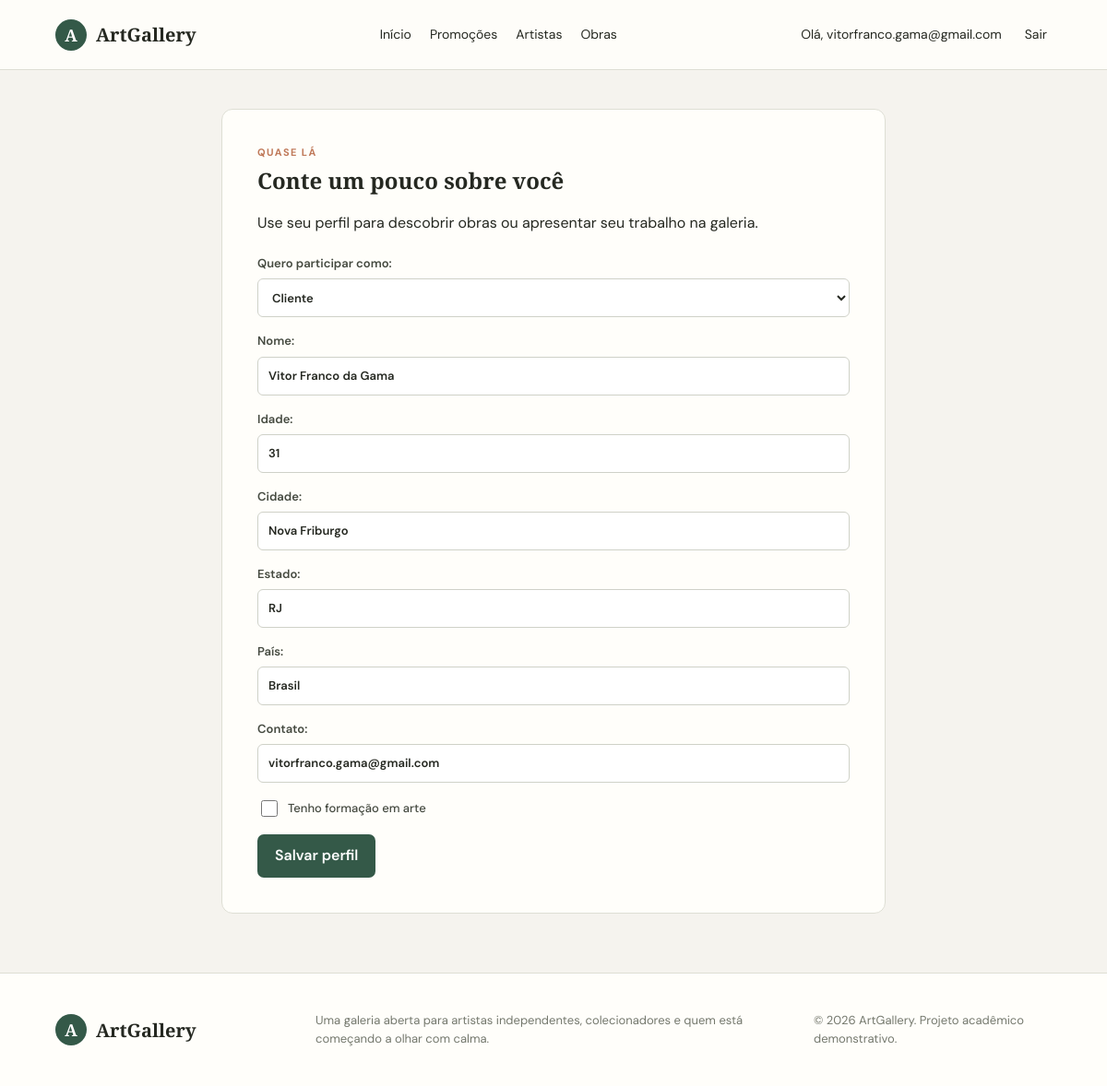
Page /perfil/configurar/ (signed in) on the committed database.
### core/models.py (models this page shows, shortened)
class Profile(models.Model):
    class Role(models.TextChoices):
        CLIENT = "client", "Cliente"
        ARTIST = "artist", "Artista"
    user = models.OneToOneField(
        User, on_delete=models.CASCADE, related_name="profile"
    )
    role = models.CharField(max_length=10, choices=Role.choices)
    name = models.CharField(max_length=120)
    age = models.PositiveSmallIntegerField(
        validators=[MinValueValidator(1), MaxValueValidator(120)]
    )
    city = models.CharField(max_length=100)
    state = models.CharField(max_length=80)
    country = models.CharField(max_length=80, default="Brasil")
    contact = models.CharField(max_length=120)
    education = models.BooleanField(default=False)
    education_place = models.CharField(max_length=160, blank=True)
    styles = models.CharField(max_length=300, blank=True)
    created_at = models.DateTimeField(auto_now_add=True)
    class Meta:
        ordering = ("name",)

### core/views.py (the view)
# urls.py: path("perfil/configurar/", views.profile_setup, name="profile_setup"),
@login_required
def profile_setup(request):
    try:
        profile = request.user.profile
    except Profile.DoesNotExist:
        profile = None
    form = ProfileForm(request.POST or None, instance=profile)
    if request.method == "POST" and form.is_valid():
        profile = form.save(commit=False)
        profile.user = request.user
        profile.save()
        messages.success(request, "Seu perfil foi salvo.")
        return redirect("dashboard")
    return render(request, "core/profile_form.html", {"form": form})

### core/forms.py (shortened to what this page needs)
class ProfileForm(forms.ModelForm):
    class Meta:
        model = Profile
        fields = (
            "role",
            "name",
            "age",
            "city",
            "state",
            "country",
            "contact",
            "education",
            "education_place",
            "styles",
        )
        labels = {
            "role": "Quero participar como",
            "name": "Nome",
            "age": "Idade",
            "city": "Cidade",
            "state": "Estado",
            "country": "País",
            "contact": "Contato",
            "education": "Tenho formação em arte",
            "education_place": "Instituição de ensino",
            "styles": "Estilos e técnicas (separados por vírgula)",
        }
        widgets = {
            "role": forms.Select(),
            "age": forms.NumberInput(attrs={"min": 1, "max": 120}),
            "education": forms.CheckboxInput(),
            "styles": forms.TextInput(
                attrs={"placeholder": "Abstrato, Acrílica, Aquarela"}
            ),
        }

### core/templates/core/profile_form.html (shortened to what this page needs)
{% extends "core/base.html" %}
{% block content %}
<section class="narrow-page form-panel">
  <p class="eyebrow">Quase lá</p>
  <h1>Conte um pouco sobre você</h1>
  <p>Use seu perfil para descobrir obras ou apresentar seu trabalho na galeria.</p>
  <form method="post" class="form-grid" id="profile-form">
    {% for field in form %}
    <div class="field{% if field.name == 'education_place' or field.name == 'styles' %} artist-only{% endif %}">
      {% if field.field.widget.input_type == "checkbox" %}
        <label class="checkbox-field">{{ field }} {{ field.label }}</label>
      {% else %}
        {{ field.label_tag }}{{ field }}
      {% endif %}
    </div>
    {% endfor %}
    <button class="button button-primary" type="submit">Salvar perfil</button>
  </form>
</section>
{% endblock %}

### core/templates/core/base.html (shortened to what this page needs)
{% load static %}
<!doctype html>
<html lang="pt-BR">
  <head>
    <link rel="stylesheet" href="{% static 'core/styles.css' %}">
  </head>
  <body>
    <header class="site-header">
      <a class="brand" href="{% url 'home' %}">
        <span class="brand-mark">A</span><span>ArtGallery</span>
      </a>
      <nav class="main-nav" aria-label="Navegação principal">
        <a href="{% url 'home' %}">Início</a>
        <a href="{% url 'promotions' %}">Promoções</a>
        <a href="{% url 'artists' %}">Artistas</a>
        <a href="{% url 'artworks' %}">Obras</a>
      </nav>
      {% if user.is_authenticated %}
      <div class="header-actions">
        <a class="profile-link" href="{% url 'dashboard' %}">Olá, {{ user.email }}</a>
        <form method="post" action="{% url 'logout' %}">
          <button class="link-button" type="submit">Sair</button>
        </form>
      </div>
      {% else %}
      <div class="header-actions">
        <a class="profile-link" href="{% url 'login' %}">Entrar</a>
        <a class="button button-primary button-small" href="{% url 'register' %}">Criar conta</a>
      </div>
      {% endif %}
    </header>
    <main>
      {% block content %}{% endblock %}
    </main>
    <footer class="site-footer">
      <a class="brand" href="{% url 'home' %}"><span class="brand-mark">A</span><span>ArtGallery</span></a>
      <p>Uma galeria aberta para artistas independentes, colecionadores e quem está começando a olhar com calma.</p>
      <small>© {% now "Y" %} ArtGallery. Projeto acadêmico demonstrativo.</small>
    </footer>
  </body>
</html>

### core/static/core/styles.css (style rules this page uses)
:root { color-scheme: light; --ink: #252821; --muted: #74786d; --paper: #f5f3ee; --card: #fffefa; --green: #345948; --green-dark: #244334; --line: #deded4; --accent: #bf7858; font-family: "DM Sans", sans-serif; }
* { box-sizing: border-box; }
body { margin: 0; color: var(--ink); background: var(--paper); line-height: 1.55; }
a { color: inherit; }
button, input, select, textarea { font: inherit; }
button, .button { cursor: pointer; }
.site-header { min-height: 76px; display: flex; align-items: center; justify-content: space-between; gap: 26px; padding: 12px max(5vw, 20px); background: rgba(255,254,250,.94); border-bottom: 1px solid var(--line); }
.brand { display: inline-flex; align-items: center; gap: 10px; color: var(--ink); font: 700 20px "Playfair Display", serif; text-decoration: none; white-space: nowrap; }
.brand-mark { width: 34px; height: 34px; display: grid; place-items: center; border-radius: 50%; color: white; background: var(--green); font-size: 18px; }
.main-nav, .header-actions { display: flex; align-items: center; gap: 20px; }
.main-nav a, .profile-link, .link-button { text-decoration: none; font-size: 14px; color: var(--ink); }
.header-actions form { margin: 0; }
.link-button { border: 0; padding: 5px; background: transparent; }
main { min-height: 65vh; animation: page-enter .3s ease-out both; }
.hero h1, h1, h2 { font-family: "Playfair Display", Georgia, serif; font-weight: 600; line-height: 1.15; }
.eyebrow { margin: 0 0 8px; color: var(--accent); font-size: 11px; font-weight: 700; letter-spacing: .13em; text-transform: uppercase; }
.button { display: inline-flex; align-items: center; justify-content: center; min-height: 42px; padding: 10px 18px; border: 1px solid transparent; border-radius: 7px; text-decoration: none; font-weight: 600; transition: background .18s ease, color .18s ease, transform .18s ease, box-shadow .18s ease; }
.button-primary { color: white; background: var(--green); }
.art-card, .artist-card, .form-panel { overflow: hidden; border: 1px solid var(--line); border-radius: 12px; background: var(--card); transition: transform .2s ease, box-shadow .2s ease, border-color .2s ease; }
.filter-bar label, .field { display: flex; flex-direction: column; gap: 6px; color: #454a40; font-size: 13px; font-weight: 600; }
.filter-bar input, .filter-bar select, .field input, .field select, .field textarea { width: 100%; min-height: 42px; padding: 9px 11px; border: 1px solid #cfd1c8; border-radius: 6px; color: var(--ink); background: white; }
.form-panel { padding: clamp(22px, 4vw, 38px); }
.form-panel h2, .form-panel h1 { margin-top: 0; }
.form-grid { display: grid; gap: 16px; margin-top: 22px; }
.form-grid .button { justify-self: start; }
.checkbox-field { display: flex; align-items: center; gap: 8px; font-weight: 500; }
.checkbox-field input { width: 18px; min-height: 18px; }
.narrow-page { width: min(720px, 90vw); margin: 42px auto 64px; }
.site-footer { display: grid; grid-template-columns: 1fr 2fr 1fr; align-items: center; gap: 24px; padding: 28px max(5vw, 20px); border-top: 1px solid var(--line); background: var(--card); }
.site-footer p, .site-footer small { color: var(--muted); font-size: 13px; }

### rows in the picture
Profile: form "Cliente" "Vitor Franco da Gama" "31" "Nova Friburgo" "RJ" "Brasil" "vitorfranco.gama@gmail.com"

### other values in the picture
{{ user.email }} "vitorfranco.gama@gmail.com"
{{ field.label_tag }} "Quero participar como:" "Nome:" "Idade:" "Cidade:" "Estado:" "País:" "Contato:"
{{ field.label }} "Tenho formação em arte"
